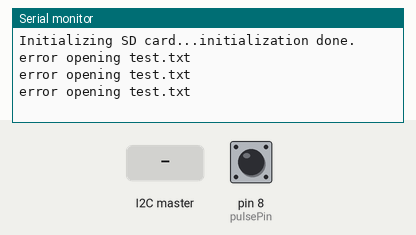
This sketch was run on a simulated Arduino Uno, built with avr-gcc and run on an emulated ATmega328P. Parts: the last lines printed to the serial monitor. The inputs (shaded band) are chosen by the test bench; at power-on: pin 8 (pulsePin) HIGH. Storage starts empty.

Above: at 1.2 s.
1.3 s: pin 8 (pulsePin) pulled LOW for 0.15 s
At 2.0 s:
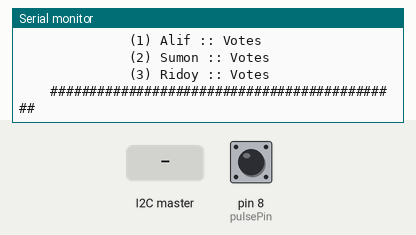
2.9 s: the I2C master sends the byte 1
At 4.1 s:
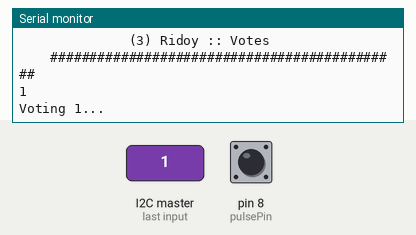
4.4 s: pin 8 (pulsePin) pulled LOW for 1 s
At 4.58 s:
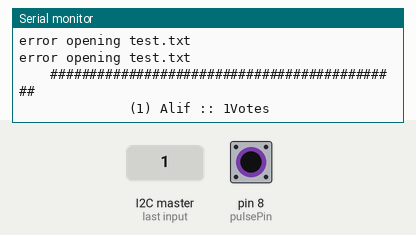
6.9 s: the I2C master sends the byte 2
At 7.2 s:
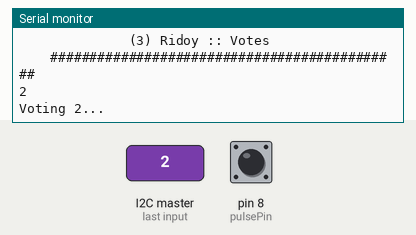
8.4 s: pin 8 (pulsePin) driven LOW
At 8.75 s:
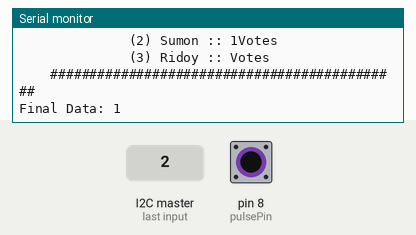
11.4 s: the I2C master sends the byte 3
At 12.1 s:
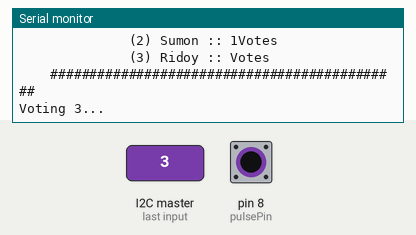
Timing chart, 0 to 14.4 s (numbered marks = the images above; inputs shaded):
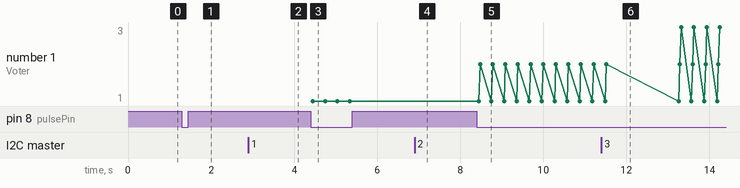

The sketch:

Database.ino
```cpp
#include <SPI.h>
#include <SD.h>
#include <Wire.h>
#define pulsePin 8

File myFile;
String LastValue1, LastValue2, LastValue3;
int lastVote1, lastVote2, lastVote3,x,a;

void setup() {
  pinMode(pulsePin, INPUT_PULLUP);
  Wire.begin(1);
  Serial.begin(9600);
  while (!Serial){;}
  Serial.print("Initializing SD card...");
  if (!SD.begin(4)) {
    Serial.println("initialization failed!");
    while (1);
  }
  Serial.println("initialization done.");

  Read();
  Wire.onReceive(receiveEvent);
}

void loop() {
//Serial.println(digitalRead(pulsePin));
//delay(200);

MAINLOOP();
}

void MAINLOOP()
{

  if(x==1)
  {
    myFile = SD.open("voter1.txt", FILE_WRITE);
      if (myFile) {
        Serial.print("Voting 1...");
        int tempVote = lastVote1++;
        myFile.println(lastVote1++);
        myFile.close();
        delay(1500);
        Serial.println("Voting 1 Done.");
      }else {
      Serial.println("error opening test.txt");
    }
    x=0;
  }

  if(x==2)
  {
    myFile = SD.open("voter2.txt", FILE_WRITE);
      if (myFile) {
        Serial.print("Voting 2...");
        int tempVote = lastVote2++;
        myFile.println(lastVote2++);
        myFile.close();
        delay(1500);
        Serial.println("Voting 2 Done.");
      }else {
      Serial.println("error opening test.txt");
    }
    x=0;
  }

  if(x==3)
  {
    myFile = SD.open("voter3.txt", FILE_WRITE);
      if (myFile) {
        Serial.print("Voting 3...");
        int tempVote = lastVote3++;
        myFile.println(lastVote3++);
        myFile.close();
        delay(1500);
        Serial.println("Voting 3 Done.");
      }else {
      Serial.println("error opening test.txt");
    }
    x=0;
  }

  if(digitalRead(pulsePin)==0)
  {
    Read();
    Serial.println("\n\n\n");
    Serial.print("\t\t");
    Serial.println("#############################################");
    Serial.println("");Serial.println("");
    Serial.print("\t\t");
    Serial.print("          ");
    Serial.print("(1) Alif :: ");
    Serial.print(LastValue1);
    Serial.println("Votes");

    Serial.print("\t\t");
    Serial.print("          ");
    Serial.print("(2) Sumon :: ");
    Serial.print(LastValue2);
    Serial.println("Votes");

    Serial.print("\t\t");
    Serial.print("          ");
    Serial.print("(3) Ridoy :: ");
    Serial.print(LastValue3);
    Serial.println("Votes");
    Serial.println("");Serial.println("");
    Serial.print("\t\t");
    Serial.println("#############################################");
    Serial.print("\n\n");
  }

}

void Read()
{
   {
    myFile = SD.open("voter1.txt");
    if (myFile) {
      while (myFile.available()) {
        LastValue1 = myFile.readStringUntil('\n');
      }
      Serial.print("Final Data: ");
      Serial.println(LastValue1);
      myFile.close();
      lastVote1 = LastValue1.toInt();
      Serial.print("Voter 1: ");
      Serial.println(lastVote1);
    } else {
      Serial.println("error opening test.txt");
    }
  }

  {
    myFile = SD.open("voter2.txt");
    if (myFile) {
      while (myFile.available()) {
        LastValue2 = myFile.readStringUntil('\n');
      }
      Serial.print("Final Data: ");
      Serial.println(LastValue2);
      myFile.close();
      lastVote2 = LastValue2.toInt();
      Serial.print("Voter 2: ");
      Serial.println(lastVote2);
    } else {
      Serial.println("error opening test.txt");
    }
  }

  {
    myFile = SD.open("voter3.txt");
    if (myFile) {
      while (myFile.available()) {
        LastValue3 = myFile.readStringUntil('\n');
      }
      Serial.print("Final Data: ");
      Serial.println(LastValue3);
      myFile.close();
      lastVote3 = LastValue3.toInt();
      Serial.print("Voter 3: ");
      Serial.println(lastVote3);
    } else {
      Serial.println("error opening test.txt");
    }
  }
}

void receiveEvent(int howMany) {
  while (1 < Wire.available()) { // loop through all but the last
    char c = Wire.read(); // receive byte as a character
    Serial.print(c);         // print the character
  }
  x = Wire.read();    // receive byte as an integer
  Serial.println(x);         // print the integer
  return x;
}
```

Measured:
- after the input at 1.3 s, the serial monitor: prints a new line after 0.09 s (image 1)
- after the input at 2.9 s, the serial monitor: prints a new line at once (image 2)
- after the input at 4.4 s, the serial monitor: prints a new line at once (image 3)
- after the input at 6.9 s, the serial monitor: prints a new line at once (image 4)
- after the input at 8.4 s, the serial monitor: prints a new line at once (image 5)
- after the input at 11.4 s, the serial monitor: prints a new line after 0.07 s (image 6)
